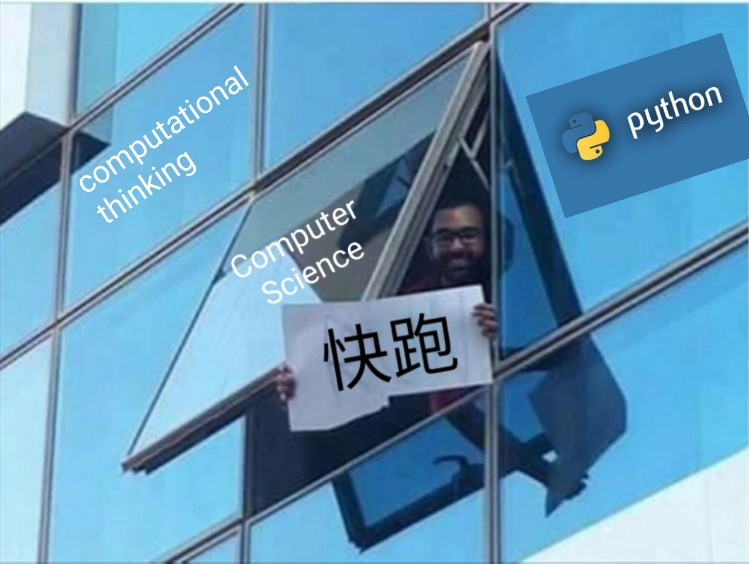
#> input picture img.jpeg, 749 x 564 px
$ python partA.py
#> lines starting #> are read from the running program, lines starting #| are printed output that depends on the picture
from PIL import Image
import matplotlib.pyplot as plt

img = Image.open("img.jpeg")
#> img is the input picture: PIL image 749x564 RGB; mean R, G, B 100, 150.7, 183.2

oneBitOfNothingness = img.convert("1")
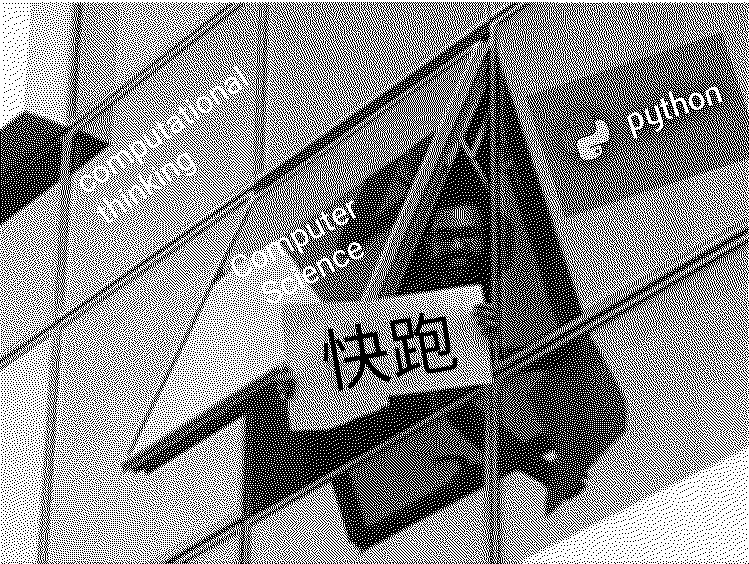
#> oneBitOfNothingness: PIL image 749x564 1; 54.4% white; black in thin lines or dots
eightBitsOfGray = img.convert('L')
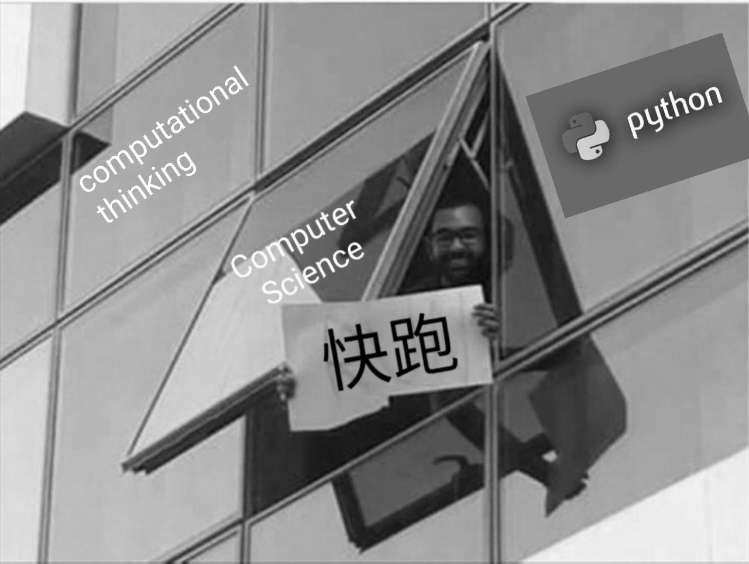
#> eightBitsOfGray: PIL image 749x564 L; min 0, max 255, mean 139.2
twentyFourBitsOfColor = img.convert("RGB")
thirtyTwoBitsOfColorAndTransparency = img.convert("RGBA")

plt.figure("partA")
plt.subplot(2,3,1)
plt.imshow(oneBitOfNothingness),plt.axis('off')
plt.subplot(2,3,2),
plt.imshow(eightBitsOfGray),plt.axis('off')
plt.subplot(2,3,3)
plt.imshow(twentyFourBitsOfColor),plt.axis('off')
plt.subplot(2,3,4)
plt.imshow(thirtyTwoBitsOfColorAndTransparency), plt.axis('off')
plt.show()
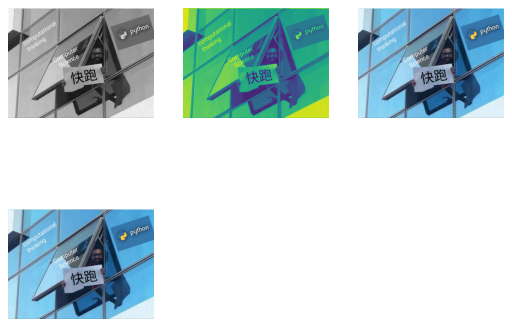
#> figure drawn by matplotlib, 4 panels
